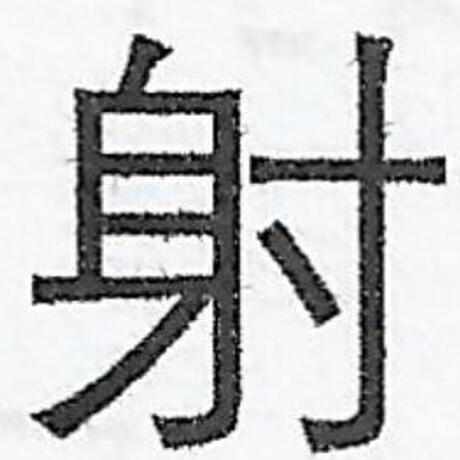
#> input picture WaterMrkDemo/image/scan.jpg, 460 x 460 px, found by its file name
$ python scanning.py
#> lines starting #> are read from the running program, lines starting #| are printed output that depends on the picture
import cv2
import numpy as np
import matplotlib.pyplot as plt


def test():
    # 200*200
    image = cv2.imread("data/iu-lizhien2.jpg")

    # 显示图像
    # 存在色差
    # 原因：opencv的颜色通道顺序为[B,G,R]
    # 而matplotlib的颜色通道顺序为[R,G,B]
    # plt.imshow(image)
    # plt.axis('off')
    # plt.show()
    # 调整后
    # image2 = image[:,:,(2,1,0)]
    # plt.imshow(image2)
    # plt.axis('off')
    # plt.show()

    """
    图像灰度化算法
    Gray = 0.299R+0.587G+0.114*B
    """
    r, g, b = [image[:, :, i] for i in range(3)]
    img_gray = r * 0.299 + g * 0.587 + b * 0.114
    plt.imshow(img_gray, cmap="gray")
    plt.axis('off')
    plt.show()


def eaualHist_demo(image):
    # opencv的直方图均衡化要基于单通道灰度图像
    gray = cv2.cvtColor(image, cv2.COLOR_RGB2GRAY)
    cv2.namedWindow('orgin_image', cv2.WINDOW_NORMAL)
    cv2.imshow('origin_image', gray)

    # 自动调整图像对比度，把图像变得更清晰
    dst = cv2.equalizeHist(gray)
    cv2.namedWindow('equalize_image', cv2.WINDOW_NORMAL)
    cv2.imshow("equalize_image", dst)

    cv2.waitKey(0)
    cv2.destroyAllWindows()


def scan_find():
    scan_image = cv2.imread("data2/scan.jpg")  # 460*460
#> scan_image is the input picture: shape (460, 460, 3); mean B, G, R 196.9, 195.8, 195
    print_image = cv2.imread("data2/print.jpg")  # 460*460
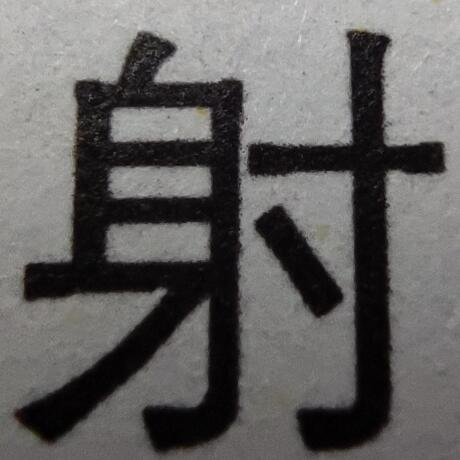
#> input picture WaterMrkDemo/image/print.jpg, 460 x 460 px, found by its file name
#> print_image is the input picture: shape (460, 460, 3); mean B, G, R 98, 98.9, 100.4
    eaualHist_demo(scan_image)
#> in eaualHist_demo, `dst = cv2.equalizeHist(gray)`:
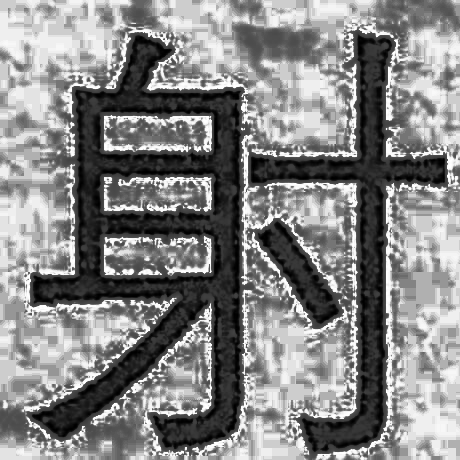
#> dst: shape (460, 460); min 0, max 255, mean 133.2


if __name__ == '__main__':
    scan_find()
